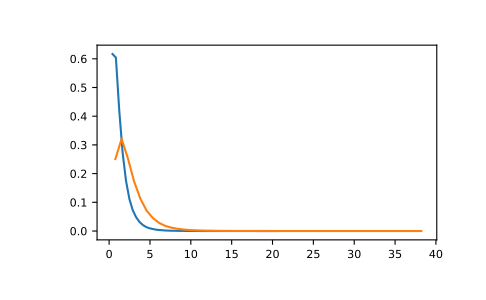

Write the Python code that produced this figure.
# In a study, testing for a specific alternative to the null hypothesis
# requires use of the Noncentral F distribution. We need to calculate the
# area in the tail of the distribution that exceeds the value of the F
# distribution for the null hypothesis.  We'll plot the two probability
# distributions for comparison.

dfnum = 3 # between group deg of freedom
dfden = 20 # within groups degrees of freedom
nonc = 3.0
nc_vals = np.random.noncentral_f(dfnum, dfden, nonc, 1000000)
NF = np.histogram(nc_vals, bins=50, density=True)
c_vals = np.random.f(dfnum, dfden, 1000000)
F = np.histogram(c_vals, bins=50, density=True)
import matplotlib.pyplot as plt
plt.plot(F[1][1:], F[0])
plt.plot(NF[1][1:], NF[0])
plt.show()
